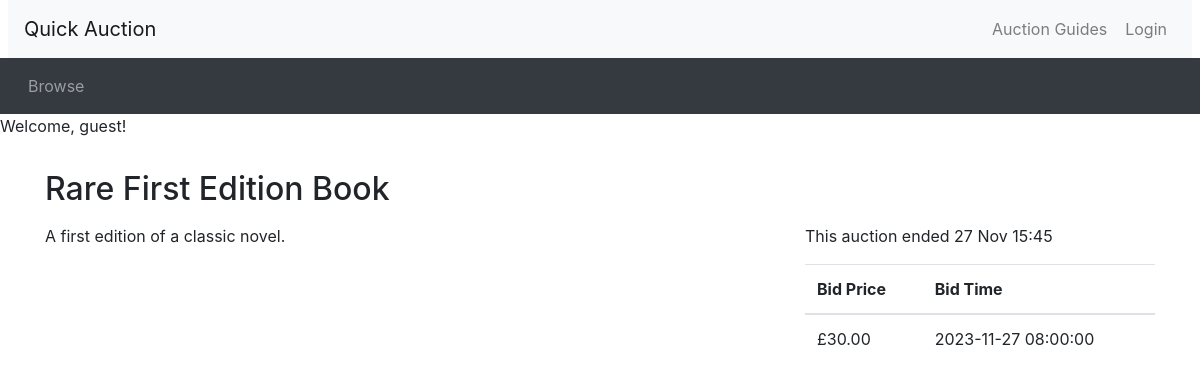
The page /listing.php?item_id=7 on the database as committed earlier.
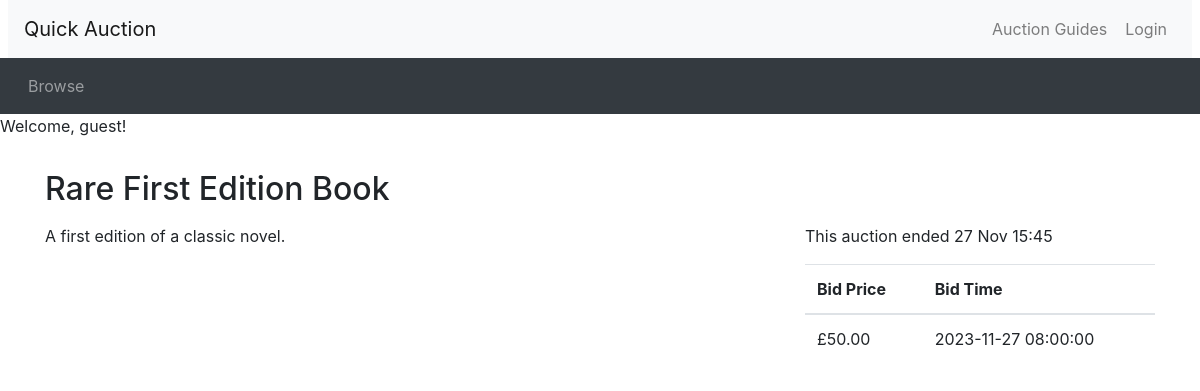
The same page on the database as committed later.
### tables this page shows
CREATE TABLE `Bid` (
  `bid_ID` int(11) NOT NULL,
  `bid_price` decimal(10,2) NOT NULL,
  `time_of_bid` datetime NOT NULL,
  `auction_ID` int(11) DEFAULT NULL,
  `user_ID` int(11) DEFAULT NULL
);

### utilities.php (called while the page is built, shortened)
<?php
function count_bid($auctionid){
  include "db_connection.php";
  $sql = "SELECT COUNT(bid_ID) AS count FROM Bid WHERE auction_ID = $auctionid";
  $result = mysqli_query($conn, $sql);
  if(mysqli_num_rows($result) > 0) {
    if($row = mysqli_fetch_assoc($result)) {
      $count = $row["count"];
    }
  } else {
    echo "No results found in count_bid.";
  }
  return $count;
}
?>

### listing.php (the view, shortened to what this page needs)
<?php include_once("header.php")?>
<?php require("utilities.php")?>
<?php include "db_connection.php";?>
<?php
  if (isset($_SESSION['loggedin']) && $_SESSION['loggedin'] === true) {
      echo "<p>Welcome, " . htmlspecialchars($_SESSION['username']) . "!</p>";
  } else {
      echo "<p>Welcome, guest!</p>";
  }
?>
<?php
  $item_id = $_GET['item_id'];
  $sql = "SELECT * FROM auction WHERE auction_ID = '$item_id'";
  $result_auction = mysqli_query($conn,$sql);
  $row_auction = mysqli_fetch_assoc($result_auction);
  $title = $row_auction["item_name"];
  $description = $row_auction["description"];
  $end_time = new DateTime($row_auction["end_time"]);
  $now = new DateTime();
?>
<div class="container">
<div class="row">
  <div class="col-sm-8">
    <h2 class="my-3"><?php echo($title); ?></h2>
  </div>
</div>
<div class="row">
  <div class="col-sm-8">
    <div class="itemDescription">
    <?php echo($description); ?>
    </div>
  </div>
  <div class="col-sm-4">
    <p>
<?php if ($now > $end_time): ?>
     This auction ended <?php echo(date_format($end_time, 'j M H:i')) ?>
<?php endif ?>
<?php if (count_bid($item_id) > 0):?>
<br>
<?php
$query = "SELECT bid_price, time_of_bid FROM Bid WHERE auction_ID = $item_id ORDER BY time_of_bid DESC";
$result = mysqli_query($conn, $query);
?>
<div style="max-height: 300px; overflow-y: auto;">
<table class="table">
    <thead style="position: sticky; top: 0; background-color: white; z-index: 1;">
        <tr>
            <th>Bid Price</th>
            <th>Bid Time</th>
        </tr>
    </thead>
    <tbody>
        <?php while ($row = mysqli_fetch_assoc($result)): ?>
            <tr>
                <td>£<?php echo number_format($row['bid_price'], 2); ?></td>
                <td><?php echo $row['time_of_bid']; ?></td>
            </tr>
        <?php endwhile; ?>
    </tbody>
</table>
<?php endif ?>
</div>
</div>
<?php include_once("footer.php")?>

Rows that differ between the two databases and show on the page:
changed bid: bid_price "30.00" → "50.00"
